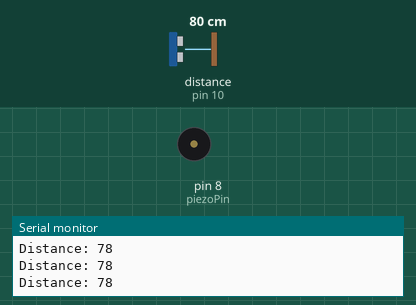
Bench run of a sketch on a simulated Arduino Uno, built with avr-gcc and run on an emulated ATmega328P. On the bench: buzzer (waves = sounding), the last lines printed to the serial monitor. Wiring (inferred from the names in the program): ultrasonic range finder: trigger pin 9; echo pin 10. The test bench sets the inputs (shaded band); at power-on: distance to the obstacle (sensor on pin 10) 80 cm. The echo pulse lasts 58.3 µs per cm; the modem accepts every AT command (registered, SIM ready, sends succeed) and sends nothing else.

Above: at 1.3 s.
1.4 s: distance to the obstacle (sensor on pin 10) set to 69 cm
At 2.0 s:
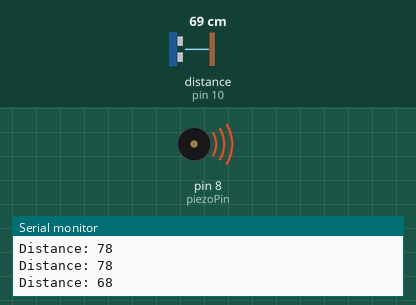
2.9 s: distance to the obstacle (sensor on pin 10) set to 250 cm
At 3.6 s:
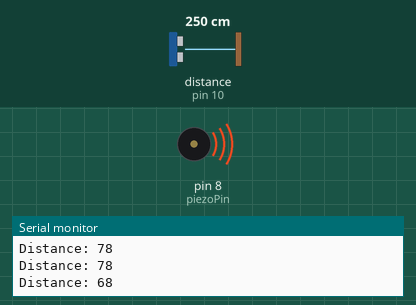
Timing chart, 0 to 5.9 s (numbered marks = the images above; inputs shaded):
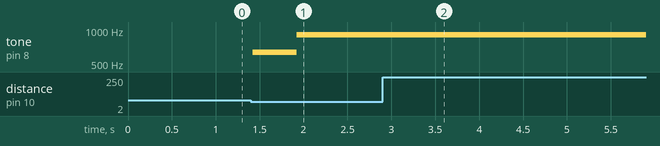

Measured:
- the behaviour switches between 74 and 73 cm on distance to the obstacle (sensor on pin 10) (found by bisection; images 0 and 1)
- after the input at 1.4 s, tone on pin 8 (piezoPin): silent → 635 Hz at once, → 912 Hz 0.50 s later
- after the input at 2.9 s, tone on pin 8 (piezoPin): stops changing and stays 912 Hz

The sketch:

detection.ino
```cpp
#include<SoftwareSerial.h>

#define trigPin 9

#define echoPin 10

#define piezoPin 8

SoftwareSerial mySerial(2, 3);

int normalDistance;

boolean triggered = false;

long duration, distance;

void setup()

{

mySerial.begin(9600);

Serial.begin (9600);

delay(100);

pinMode(trigPin, OUTPUT);

pinMode(echoPin, INPUT);

pinMode(piezoPin, OUTPUT);

digitalWrite(piezoPin, HIGH);


digitalWrite(piezoPin, HIGH);

digitalWrite(trigPin, LOW);

delayMicroseconds(2);

digitalWrite(trigPin, HIGH);

delayMicroseconds(10);

digitalWrite(trigPin, LOW);

duration = pulseIn(echoPin, HIGH);

distance= duration*0.034/2;

normalDistance = distance;

Serial.print("Distance: ");

Serial.println(distance);

digitalWrite(piezoPin, LOW);

}

void loop()

{

digitalWrite(trigPin, LOW);

delayMicroseconds(2);

digitalWrite(trigPin, HIGH);

delayMicroseconds(10);

digitalWrite(trigPin, LOW);

duration = pulseIn(echoPin, HIGH);

distance= duration*0.034/2;

Serial.print("Distance: ");

Serial.println(distance);

if (distance < normalDistance-5)

{

triggered = true;

}

else

{

triggered = false;

}

if (triggered)

{

tone(piezoPin, 635);

delay(500);

tone(piezoPin, 912);

delay(250);

mySerial.println("AT+CMGF=1");

//Sets the GSM Module in Text Mode

delay(1000);

// Delay of 1000 milli seconds or 1 second mySerial.println("AT+CMGS=\"+233594248172\"\r");

// Replace x with mobile number

delay(1000);

mySerial.println("The bin is full... Come and take out your rubbish");

// The SMS text you want to send delay(100);

mySerial.println((char)26);

// ASCII code of CTRL+Z

delay(1000);

} }
```
